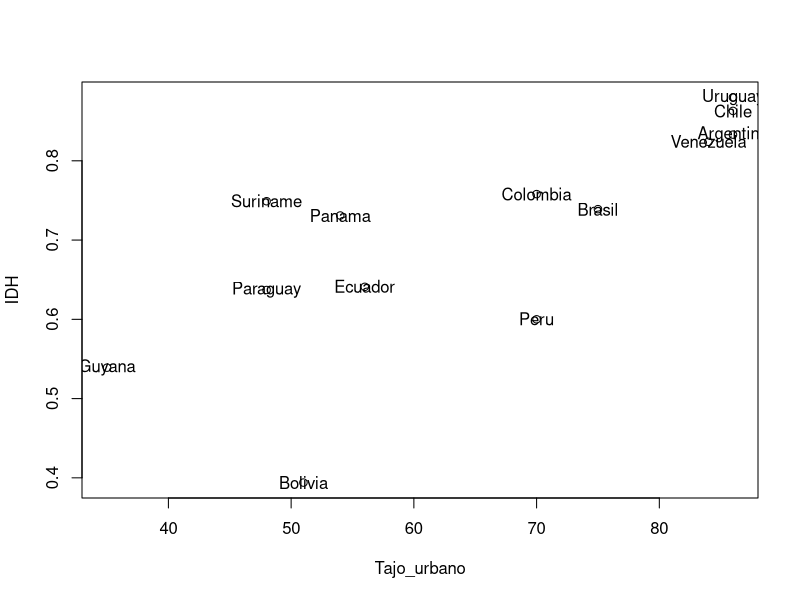
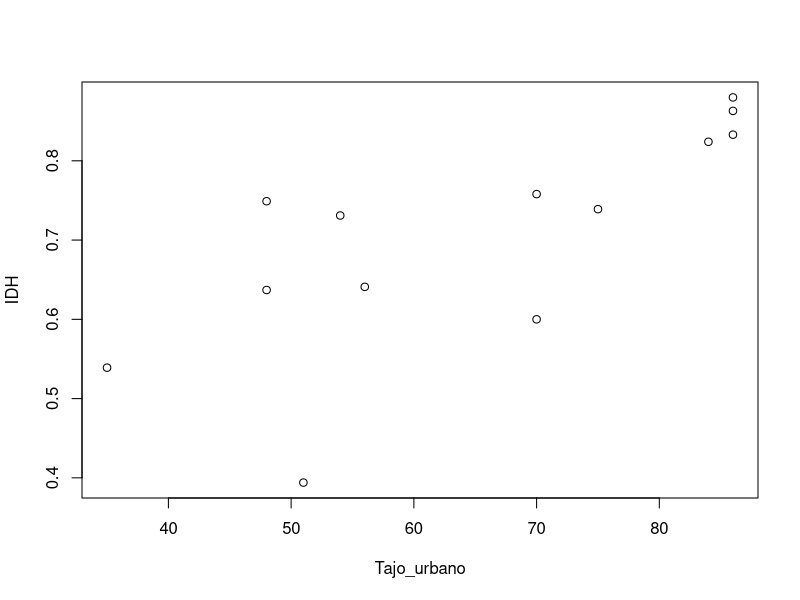
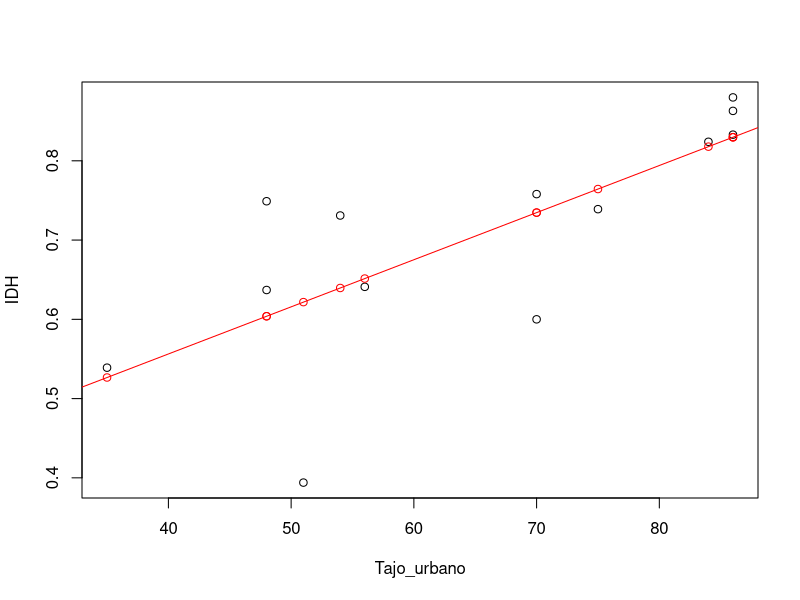
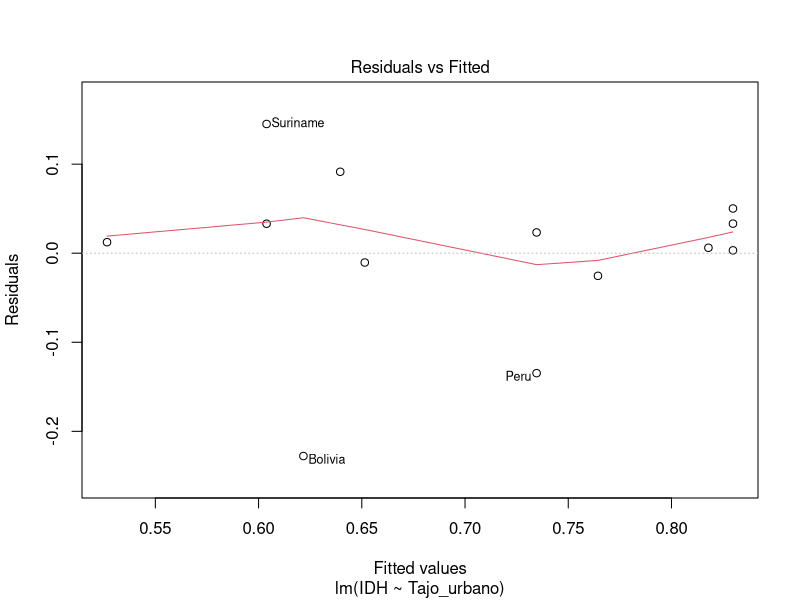
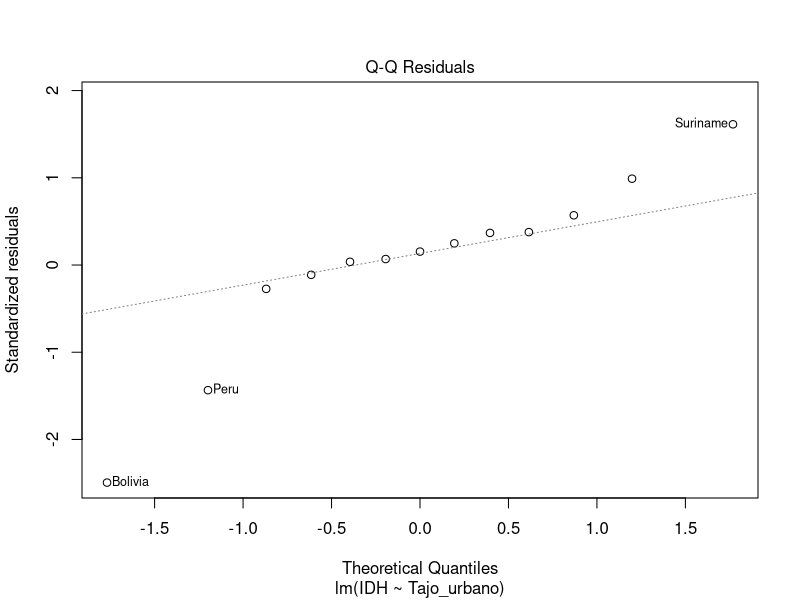
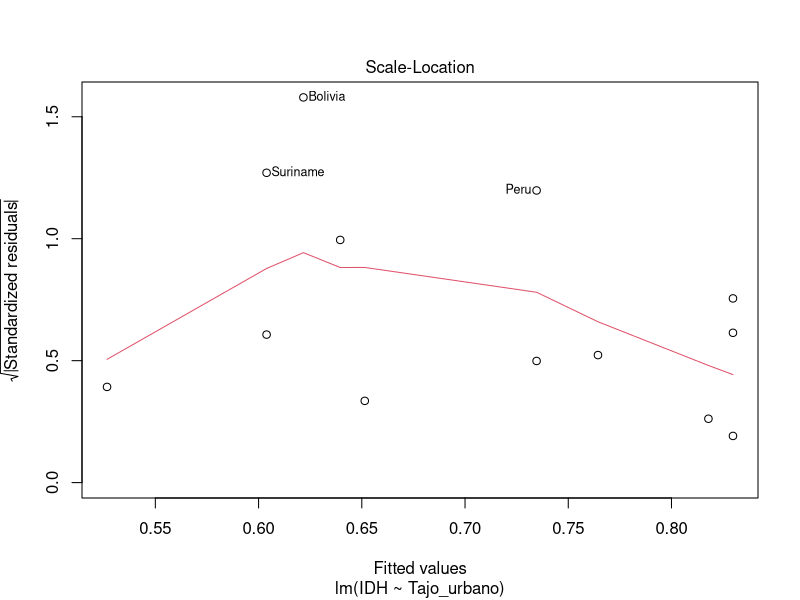
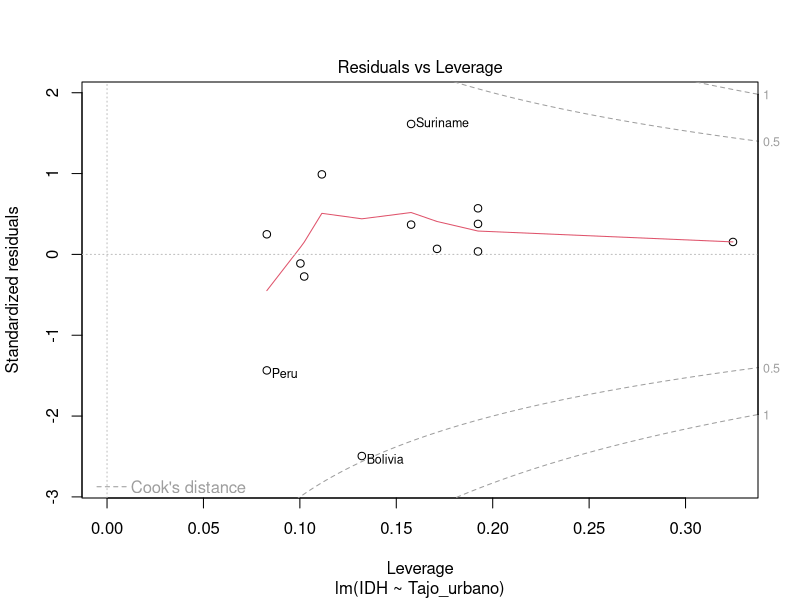

R code for these plots, in order:
#########################################################################################
# Lectura de los datos y primeros gráficos
#setwd(<aquí ponen el nombre de la carpeta donde tienen sus datos)
SudAmerica <- read.csv("SudAmerica.csv", row.names = 1) # lectura del archivo eventualmente read.table con sus opciones
attach(SudAmerica)                                  # archivo en uso
lab        <- rownames(SudAmerica)                  # etiquetas de las unidades en lab 
plot(Tajo_urbano,IDH,xlab="Tajo_urbano",ylab="IDH") # diagrama de dispersión de dos carácteres
text(Tajo_urbano,IDH,lab)                           # escritura de etiquetas sobre el gráfico
plot(Tajo_urbano,IDH,xlab="Tajo_urbano",ylab="IDH") # otro diagrama
identify(Tajo_urbano,IDH,lab)                       # escritura de etiquetas cliqueando cadauna

#########################################################################################
# regresión lm dibujo de datos con recta y predictos
attach(SudAmerica)
plot(Tajo_urbano,IDH,xlab="Tajo_urbano",ylab="IDH") # otro diagrama
identify(Tajo_urbano,IDH,lab)                       # escritura de etiquetas cliqueando cadauna
lmSA       <- lm(IDH~Tajo_urbano,data=SudAmerica)   # regresión
abline(lmSA,col="red")                              # se traza la recta estimada                    
points(Tajo_urbano,lmSA$fitted.values,col="red")    # y los IDH estimados

# salida de resultados y graficós estándar
summary(lmSA)
plot(lmSA)
#########################################################################################